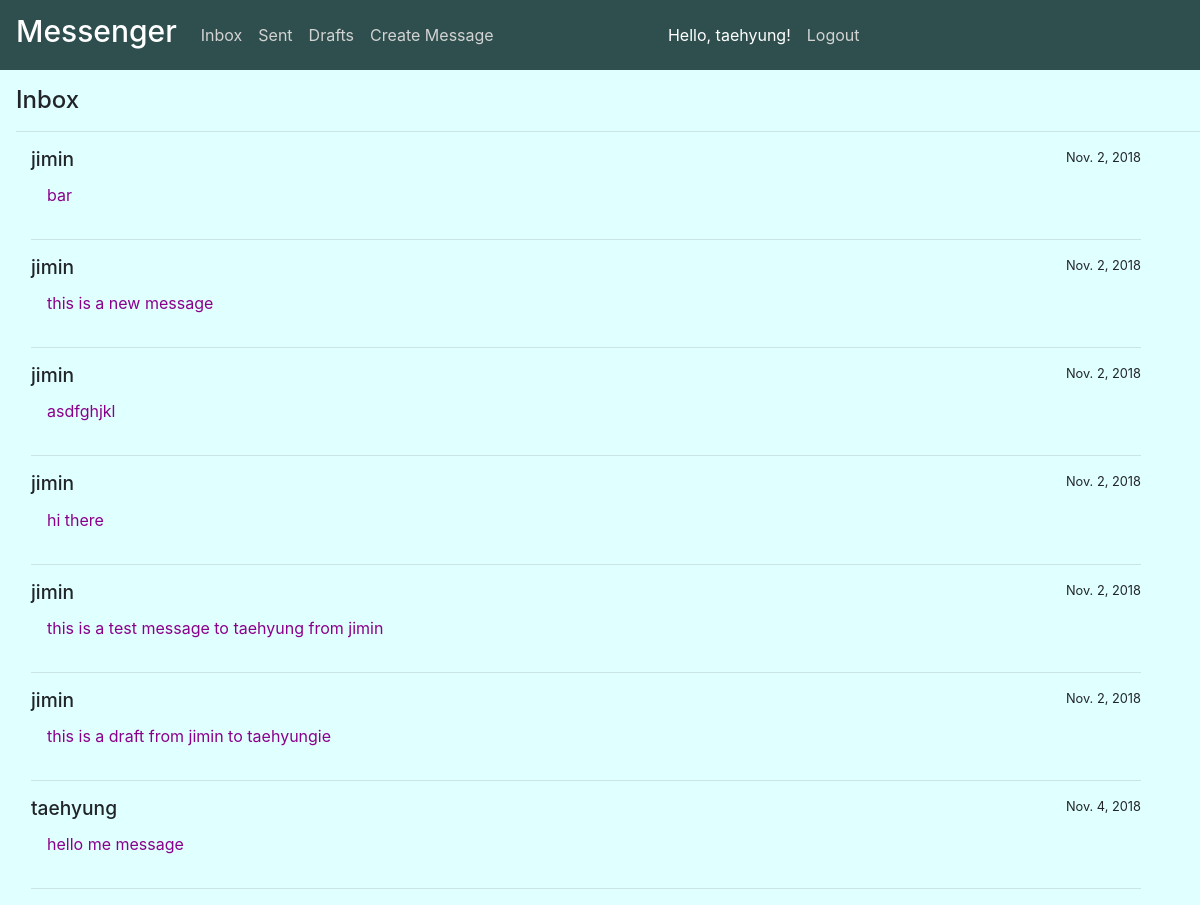
The app's page /inbox (signed in) with its own data.
### messenger/models.py (models this page shows)
class Message(models.Model):
    text = models.TextField()
    sent = models.BooleanField()
    date = models.DateField(auto_now_add=True)
    sender = models.ForeignKey(User, related_name='sent', on_delete=models.CASCADE)
    receiver = models.ForeignKey(User, related_name='received', on_delete=models.CASCADE)

### messenger/views.py (the view)
# urls.py: re_path(r'inbox', views.inbox, name='inbox'),
@login_required
def inbox(request):
    filtered_message_objects = Message.objects.filter(receiver=request.user, sent=True)
    return render(request, 'messenger/inbox.html', {'filtered_message_objects': filtered_message_objects})

### messenger/templates/messenger/inbox.html
{% extends 'messenger/base.html' %}
{% block content %}
    <div class="content">
        <h2>Inbox</h2>
        <hr>
        <div class="container messages">
            {% for message in filtered_message_objects %}
                <div class="row">
                    <div class="col-sm">
                        <h5>{{ message.sender }}</h5>
                    </div>
                    <div class="col-sm date">
                        <p>{{ message.date }}</p>
                    </div>
                </div>
                <div class="row">
                    <div class="col-sm text">
                        <p>{{ message.text }}</p>
                    </div>
                </div>
                <hr>
            {% endfor %}
        </div>
    </div>
{% endblock %}

### messenger/templates/messenger/base.html (shortened to what this page needs)
{% load static %}
<!DOCTYPE html>
<html lang="en">
    <head>
        <link rel="stylesheet" href="https://stackpath.bootstrapcdn.com/bootstrap/4.1.3/css/bootstrap.min.css">
        <link rel="stylesheet" href="{% static "style.css" %}" type="text/css" charset="utf-8">
    </head>
    <body>
    <header class="navbar navbar-expand navbar-dark flex-column flex-md-row bd-navbar">
        <a class="navbar-brand"><h1>Messenger</h1></a>
        {% if user.is_authenticated %}
          <div class="navbar-nav-scroll">
              <ul class="navbar-nav bd-navbar-nav flex-row">
                  <li class="nav-item"><a href="/inbox">Inbox</a></li>
                  <li class="nav-item"><a href="/sent">Sent</a></li>
                  <li class="nav-item"><a href="/drafts">Drafts</a></li>
                  <li class="nav-item"><a href="/message_create">Create Message</a></li>
              </ul>
          </div>
            <ul class="navbar-nav flex-row-reverse ml-md-auto d-none d-md-flex">
                <li class="nav-item"><a href="{% url 'logout' %}">Logout</a></li>
                <li class="nav-item">Hello, {{ user.username }}!</li>
            </ul>
        {% else %}
            <a href="{% url 'login' %}">Login</a> / <a href="{% url 'signup' %}">Signup</a>
        {% endif %}
    </header>
    <main>
        {% block content %}
        {% endblock %}
    </main>
    </body>
</html>

### messenger/static/style.css (style rules this page uses)
.navbar { padding-right: -1em; margin-bottom: 1em; background-color: darkslategrey; color: white; }
.navbar a { color: lightgrey; }
.nav-item { margin-left: .5em; margin-right: .5em; }
.content { margin-left: 1em; }
.messages { margin-left: 0; }
.date { font-size: .8em; text-align: right; }
.text { color: darkmagenta; margin-left: 1em; }
body { border-left: 1.5em; border-right: 1.5em; background-color: lightcyan; }
h1 { font-size: 1.5em; }
h2 { font-size: 1.5em; }
h5 { font-size: 1.2em; }

### records on screen
Message: sender "jimin", date "Nov. 2, 2018", text "bar"
Message: sender "jimin", date "Nov. 2, 2018", text "this is a new message"
Message: sender "jimin", date "Nov. 2, 2018", text "asdfghjkl"
Message: sender "jimin", date "Nov. 2, 2018", text "hi there"
Message: sender "jimin", date "Nov. 2, 2018", text "this is a test message to taehyung from jimin"
Message: sender "jimin", date "Nov. 2, 2018", text "this is a draft from jimin to taehyungie"
Message: sender "taehyung", date "Nov. 4, 2018", text "hello me message"

### other values on screen
{{ user.username }} "taehyung"
